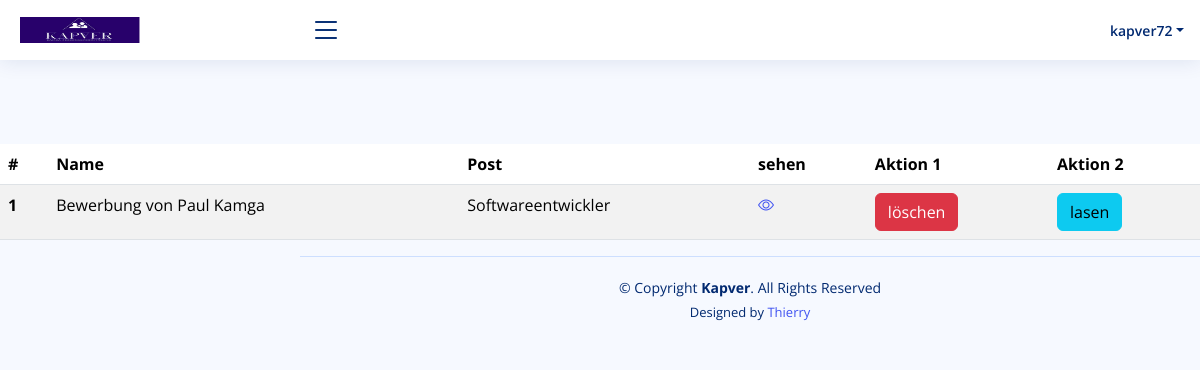
The app's page /candidat (signed in) with its own data.
### kapver_app/models.py (models this page shows, shortened)
class UserModel(AbstractUser):
    travailleur = models.BooleanField(default=False)
    entreprise = models.BooleanField(default=False)
    admin = models.BooleanField(default=False)
    membre_staff = models.BooleanField(default=False)
    class Meta:
        verbose_name = ('UserModel')
        verbose_name_plural = ('UserModels')
    def __str__(self):
        return self.username

class Candidat(models.Model):
    offre = models.ForeignKey(Offre,on_delete=models.CASCADE)
    nom = models.CharField(max_length=100)
    message = models.TextField()
    cv = models.FileField(upload_to='cv')
    date  = models.DateTimeField(auto_now_add=True)
    lu = models.BooleanField(default=False)
    supprimer = models.BooleanField(default=False)
    class Meta:
        verbose_name = ('Candidat')
        verbose_name_plural = ('Candidats')

class Offre(models.Model):
    domain = models.CharField(max_length=100)
    entreprise = models.CharField(max_length=100,blank=True,null=True)
    lieu = models.CharField(max_length=100,blank=True,null=True)
    nombre_heure = models.IntegerField(blank=True,null=True)
    titre = models.CharField(max_length=100)
    description = RichTextField()  # Utilisation de CKEditor ici
    date = models.DateTimeField(auto_now_add=True)
    expiration = models.BooleanField(default=False)
    def __str__(self):
        return self.titre
    class  Meta:
        verbose_name = ('Offre')
        verbose_name_plural = ('Offres')

### kapver_app/views.py (the view)
# urls.py: path('candidat',views.candidat,name='candidat'),
def candidat(request):
    if request.user.admin==True:
        candidat = Candidat.objects.filter(lu=False,supprimer=False)
        return render(request,'admin/candidat.html',{'candidat':candidat})
    else:
        return redirect('index')

### kapver_app/templates/admin/candidat.html (shortened to what this page needs)
{% extends './dashboard.html' %}
{% load i18n %}
{% block main %}
<br><br><br><br><br><br>
<table class="table table-striped">
    <thead>
      <tr>
        <th scope="col">#</th>
        <th scope="col">{% trans "nom" %}</th>
        <th scope="col">{% trans "Poste" %}</th>
        <th scope="col">{% trans "voir" %}</th>
        <th scope="col">{% trans "Action 1" %}</th>
        <th scope="col">{% trans "Action 2" %}</th>
      </tr>
    </thead>
    <tbody>
    {% for item in candidat %}
      <tr>
        <th scope="row">{{ forloop.counter }}</th>
        <td> {% blocktrans %}Bewerbung von {% endblocktrans %} {{item.nom}}</td>
        <td> {{item.offre}}</td>
        <td><a href="detailcandidat/{{item.pk}}"><i class="bi bi-eye"></i></a></td>
        <td><a href="supprimer/{{item.pk}}" class="btn btn-danger">{% trans "Supprimer" %}</a></td>
        <td><a href="lu/{{item.pk}}" class="btn btn-info">{% trans "Lu" %}</a></td>
      </tr>
    {% endfor %}
    </tbody>
  </table>
{% endblock %}

### kapver_app/templates/admin/dashboard.html (shortened to what this page needs)
{% load i18n %}
{% if request.user.admin == True or request.user.entreprise == True%}
{% load static %}
<!DOCTYPE html>
<html lang="en">
<head>
  <link href="{% static 'assets/vendor/bootstrap/css/bootstrap.min.css' %}" rel="stylesheet">
  <link href="{% static 'assets/vendor/bootstrap-icons/bootstrap-icons.css' %}" rel="stylesheet">
  <link href="{% static 'assets/vendor/boxicons/css/boxicons.min.css' %}" rel="stylesheet">
  <link href="{% static 'assets/vendor/quill/quill.snow.css' %}" rel="stylesheet">
  <link href="{% static 'assets/vendor/quill/quill.bubble.css' %}" rel="stylesheet">
  <link href="{% static 'assets/vendor/remixicon/remixicon.css' %}" rel="stylesheet">
  <link href="{% static 'assets/vendor/simple-datatables/style.css' %}" rel="stylesheet">
  <link href="{% static 'assets/css/style.css' %}" rel="stylesheet">
</head>
<body>
  <header id="header" class="header fixed-top d-flex align-items-center">
    <div class="d-flex align-items-center justify-content-between">
      <a href="{% url 'dashboard' %}" class="logo d-flex align-items-center">
        <img src="{% static 'logo/kamga.jpg' %}" alt="" style="width: 120px;">
      </a>
      <i class="bi bi-list toggle-sidebar-btn"></i>
    </div>
    <nav class="header-nav ms-auto">
      <ul class="d-flex align-items-center">
        <li class="nav-item dropdown pe-3">
          <a class="nav-link nav-profile d-flex align-items-center pe-0" href="#" data-bs-toggle="dropdown">
            <span class="d-none d-md-block dropdown-toggle ps-2">{{request.user}}</span>
          </a>
        </li>
      </ul>
    </nav>
  </header>
  {% block main %}{% endblock %}
  {% block signature %}
  <footer id="footer" class="footer">
    <div class="copyright">
      &copy; Copyright <strong><span>Kapver</span></strong>. All Rights Reserved
    </div>
    <div class="credits">
      Designed by <a href="https://www.github.com/chuina12">Thierry</a>
    </div>
  </footer>
  {% endblock%}
</body>
</html>
{% endif %}

### static/assets/css/style.css (style rules this page uses)
:root { scroll-behavior: smooth; }
body { font-family: "Open Sans", sans-serif; background: #f6f9ff; color: #444444; }
a { color: #4154f1; text-decoration: none; }
.logo { line-height: 1; }
@media (min-width: 1200px) { .logo { width: 280px; } }
.logo img { max-height: 26px; margin-right: 6px; }
.header { transition: all 0.5s; z-index: 997; height: 60px; box-shadow: 0px 2px 20px rgba(1, 41, 112, 0.1); background-color: #fff; padding-left: 20px; }
.header .toggle-sidebar-btn { font-size: 32px; padding-left: 10px; cursor: pointer; color: #012970; }
.header-nav ul { list-style: none; }
.header-nav>ul { margin: 0; padding: 0; }
.header-nav .nav-profile { color: #012970; }
.header-nav .nav-profile span { font-size: 14px; font-weight: 600; }
@media (min-width: 1200px) { #main, #footer { margin-left: 300px; } }
.footer { padding: 20px 0; font-size: 14px; transition: all 0.3s; border-top: 1px solid #cddfff; }
.footer .copyright { text-align: center; color: #012970; }
.footer .credits { padding-top: 5px; text-align: center; font-size: 13px; color: #012970; }

### records on screen
UserModel: user "kapver72"
Candidat: nom "Paul Kamga", offre "Softwareentwickler"
